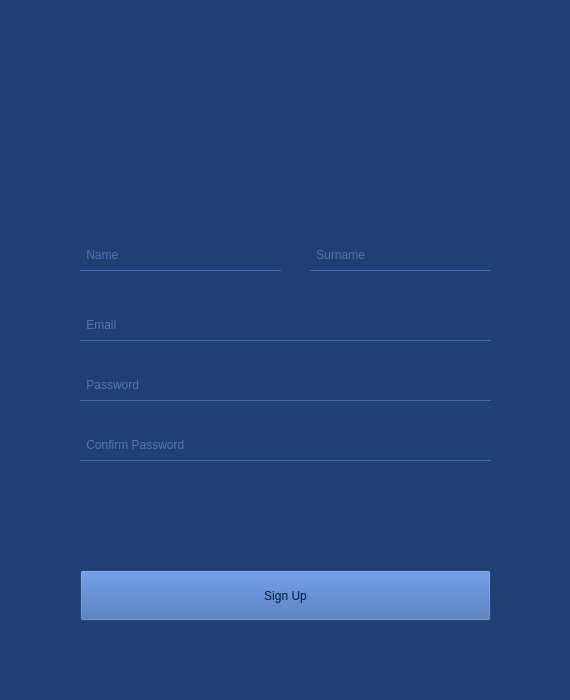
<?xml version="1.0" encoding="UTF-8"?>
<ui version="4.0">
 <class>Form</class>
 <widget class="QWidget" name="Form">
  <property name="geometry">
   <rect>
    <x>0</x>
    <y>0</y>
    <width>570</width>
    <height>700</height>
   </rect>
  </property>
  <property name="windowTitle">
   <string>Sign Up | GE</string>
  </property>
  <property name="styleSheet">
   <string notr="true">background-color: rgb(32, 64, 115);</string>
  </property>
  <widget class="QLineEdit" name="password">
   <property name="geometry">
    <rect>
     <x>80</x>
     <y>350</y>
     <width>411</width>
     <height>51</height>
    </rect>
   </property>
   <property name="styleSheet">
    <string notr="true">font: 12pt &quot;Tahoma&quot;;
background-color:rgba(0, 0, 0, 0);
border:1px solid rgba(0, 0, 0, 0);
border-bottom-color:rgb(59, 109, 188);
color: rgb(125, 169, 240);
padding-bottom:7px;</string>
   </property>
   <property name="text">
    <string/>
   </property>
   <property name="frame">
    <bool>false</bool>
   </property>
   <property name="echoMode">
    <enum>QLineEdit::Password</enum>
   </property>
   <property name="alignment">
    <set>Qt::AlignBottom|Qt::AlignLeading|Qt::AlignLeft</set>
   </property>
   <property name="placeholderText">
    <string> Password</string>
   </property>
  </widget>
  <widget class="QLineEdit" name="confirmpass">
   <property name="geometry">
    <rect>
     <x>80</x>
     <y>410</y>
     <width>411</width>
     <height>51</height>
    </rect>
   </property>
   <property name="styleSheet">
    <string notr="true">font: 12pt &quot;Tahoma&quot;;
background-color:rgba(0, 0, 0, 0);
border:1px solid rgba(0, 0, 0, 0);
border-bottom-color:rgb(59, 109, 188);
color: rgb(125, 169, 240);
padding-bottom:7px;</string>
   </property>
   <property name="text">
    <string/>
   </property>
   <property name="frame">
    <bool>false</bool>
   </property>
   <property name="echoMode">
    <enum>QLineEdit::Password</enum>
   </property>
   <property name="alignment">
    <set>Qt::AlignBottom|Qt::AlignLeading|Qt::AlignLeft</set>
   </property>
   <property name="placeholderText">
    <string> Confirm Password</string>
   </property>
  </widget>
  <widget class="QPushButton" name="signup">
   <property name="geometry">
    <rect>
     <x>80</x>
     <y>570</y>
     <width>411</width>
     <height>51</height>
    </rect>
   </property>
   <property name="styleSheet">
    <string notr="true">font:14pt &quot;Tahoma&quot;;
background-color: rgb(55, 100, 173);
color: rgb(5, 26, 59);
</string>
   </property>
   <property name="text">
    <string>Sign Up</string>
   </property>
  </widget>
  <widget class="QLabel" name="message1">
   <property name="geometry">
    <rect>
     <x>80</x>
     <y>510</y>
     <width>411</width>
     <height>30</height>
    </rect>
   </property>
   <property name="styleSheet">
    <string notr="true">font: 9pt &quot;Tahoma&quot;;
color: rgb(231, 35, 35);</string>
   </property>
   <property name="text">
    <string/>
   </property>
   <property name="alignment">
    <set>Qt::AlignCenter</set>
   </property>
  </widget>
  <widget class="QLabel" name="label">
   <property name="geometry">
    <rect>
     <x>170</x>
     <y>20</y>
     <width>231</width>
     <height>201</height>
    </rect>
   </property>
   <property name="styleSheet">
    <string notr="true"/>
   </property>
   <property name="text">
    <string/>
   </property>
   <property name="pixmap">
    <pixmap>add.png</pixmap>
   </property>
   <property name="alignment">
    <set>Qt::AlignCenter</set>
   </property>
  </widget>
  <widget class="QLineEdit" name="email">
   <property name="geometry">
    <rect>
     <x>80</x>
     <y>290</y>
     <width>411</width>
     <height>51</height>
    </rect>
   </property>
   <property name="styleSheet">
    <string notr="true">font: 12pt &quot;Tahoma&quot;;
background-color:rgba(0, 0, 0, 0);
border:1px solid rgba(0, 0, 0, 0);
border-bottom-color:rgb(59, 109, 188);
color: rgb(125, 169, 240);
padding-bottom:7px;</string>
   </property>
   <property name="text">
    <string/>
   </property>
   <property name="frame">
    <bool>false</bool>
   </property>
   <property name="alignment">
    <set>Qt::AlignBottom|Qt::AlignLeading|Qt::AlignLeft</set>
   </property>
   <property name="placeholderText">
    <string> Email</string>
   </property>
  </widget>
  <widget class="QLineEdit" name="email_3">
   <property name="geometry">
    <rect>
     <x>80</x>
     <y>220</y>
     <width>201</width>
     <height>51</height>
    </rect>
   </property>
   <property name="styleSheet">
    <string notr="true">font: 12pt &quot;Tahoma&quot;;
background-color:rgba(0, 0, 0, 0);
border:1px solid rgba(0, 0, 0, 0);
border-bottom-color:rgb(59, 109, 188);
color: rgb(125, 169, 240);
padding-bottom:7px;</string>
   </property>
   <property name="text">
    <string/>
   </property>
   <property name="frame">
    <bool>false</bool>
   </property>
   <property name="alignment">
    <set>Qt::AlignBottom|Qt::AlignLeading|Qt::AlignLeft</set>
   </property>
   <property name="placeholderText">
    <string> Name</string>
   </property>
  </widget>
  <widget class="QLineEdit" name="email_4">
   <property name="geometry">
    <rect>
     <x>310</x>
     <y>220</y>
     <width>181</width>
     <height>51</height>
    </rect>
   </property>
   <property name="styleSheet">
    <string notr="true">font: 12pt &quot;Tahoma&quot;;
background-color:rgba(0, 0, 0, 0);
border:1px solid rgba(0, 0, 0, 0);
border-bottom-color:rgb(59, 109, 188);
color: rgb(125, 169, 240);
padding-bottom:7px;</string>
   </property>
   <property name="text">
    <string/>
   </property>
   <property name="frame">
    <bool>false</bool>
   </property>
   <property name="alignment">
    <set>Qt::AlignBottom|Qt::AlignLeading|Qt::AlignLeft</set>
   </property>
   <property name="placeholderText">
    <string> Surname</string>
   </property>
  </widget>
 </widget>
 <resources/>
 <connections/>
</ui>
